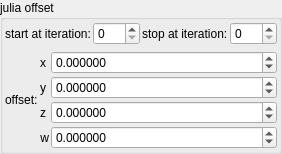
    <widget class="QGroupBox" name="groupBox">
     <property name="title">
      <string>julia offset</string>
     </property>
     <layout class="QVBoxLayout" name="verticalLayout_4">
      <property name="leftMargin">
       <number>2</number>
      </property>
      <property name="topMargin">
       <number>2</number>
      </property>
      <property name="rightMargin">
       <number>2</number>
      </property>
      <property name="bottomMargin">
       <number>2</number>
      </property>
      <item>
       <layout class="QGridLayout" name="gridLayout_69">
        <property name="spacing">
         <number>2</number>
        </property>
        <item row="1" column="1">
         <widget class="MySpinBox" name="spinboxInt_transf_start_iterations_S">
          <property name="sizePolicy">
           <sizepolicy hsizetype="Minimum" vsizetype="Maximum">
            <horstretch>0</horstretch>
            <verstretch>0</verstretch>
           </sizepolicy>
          </property>
          <property name="maximum">
           <number>999</number>
          </property>
         </widget>
        </item>
        <item row="1" column="0">
         <widget class="QLabel" name="label_260">
          <property name="text">
           <string>start at iteration:</string>
          </property>
         </widget>
        </item>
        <item row="1" column="2">
         <widget class="QLabel" name="label_268">
          <property name="text">
           <string>stop at iteration:</string>
          </property>
         </widget>
        </item>
        <item row="1" column="3">
         <widget class="MySpinBox" name="spinboxInt_transf_stop_iterations_S">
          <property name="sizePolicy">
           <sizepolicy hsizetype="Minimum" vsizetype="Maximum">
            <horstretch>0</horstretch>
            <verstretch>0</verstretch>
           </sizepolicy>
          </property>
          <property name="maximum">
           <number>999</number>
          </property>
         </widget>
        </item>
       </layout>
      </item>
      <item>
       <layout class="QGridLayout" name="gridLayout_39" columnstretch="0,0,1">
        <property name="spacing">
         <number>2</number>
        </property>
        <item row="2" column="2">
         <widget class="MyDoubleSpinBox" name="spinbox4_transf_addition_constant_0000_z">
          <property name="sizePolicy">
           <sizepolicy hsizetype="Minimum" vsizetype="Maximum">
            <horstretch>0</horstretch>
            <verstretch>0</verstretch>
           </sizepolicy>
          </property>
          <property name="font">
           <font>
            <weight>50</weight>
            <bold>false</bold>
           </font>
          </property>
          <property name="prefix">
           <string/>
          </property>
          <property name="suffix">
           <string/>
          </property>
          <property name="decimals">
           <number>6</number>
          </property>
          <property name="minimum">
           <double>-99.989999999999995</double>
          </property>
          <property name="maximum">
           <double>99.989999999999995</double>
          </property>
          <property name="singleStep">
           <double>0.100000000000000</double>
          </property>
         </widget>
        </item>
        <item row="1" column="2">
         <widget class="MyDoubleSpinBox" name="spinbox4_transf_addition_constant_0000_y">
          <property name="sizePolicy">
           <sizepolicy hsizetype="Minimum" vsizetype="Maximum">
            <horstretch>0</horstretch>
            <verstretch>0</verstretch>
           </sizepolicy>
          </property>
          <property name="font">
           <font>
            <weight>50</weight>
            <bold>false</bold>
           </font>
          </property>
          <property name="prefix">
           <string/>
          </property>
          <property name="suffix">
           <string/>
          </property>
          <property name="decimals">
           <number>6</number>
          </property>
          <property name="minimum">
           <double>-99.989999999999995</double>
          </property>
          <property name="maximum">
           <double>99.989999999999995</double>
          </property>
          <property name="singleStep">
           <double>0.100000000000000</double>
          </property>
         </widget>
        </item>
        <item row="2" column="1">
         <widget class="QLabel" name="label_143">
          <property name="text">
           <string notr="true">z</string>
          </property>
         </widget>
        </item>
        <item row="0" column="1">
         <widget class="QLabel" name="label_146">
          <property name="text">
           <string notr="true">x</string>
          </property>
         </widget>
        </item>
        <item row="1" column="1">
         <widget class="QLabel" name="label_141">
          <property name="text">
           <string notr="true">y</string>
          </property>
         </widget>
        </item>
        <item row="0" column="2">
         <widget class="MyDoubleSpinBox" name="spinbox4_transf_addition_constant_0000_x">
          <property name="sizePolicy">
           <sizepolicy hsizetype="Minimum" vsizetype="Maximum">
            <horstretch>0</horstretch>
            <verstretch>0</verstretch>
           </sizepolicy>
          </property>
          <property name="font">
           <font>
            <weight>50</weight>
            <bold>false</bold>
           </font>
          </property>
          <property name="prefix">
           <string/>
          </property>
          <property name="suffix">
           <string/>
          </property>
          <property name="decimals">
           <number>6</number>
          </property>
          <property name="minimum">
           <double>-99.989999999999995</double>
          </property>
          <property name="maximum">
           <double>99.989999999999995</double>
          </property>
          <property name="singleStep">
           <double>0.100000000000000</double>
          </property>
         </widget>
        </item>
        <item row="3" column="2">
         <widget class="MyDoubleSpinBox" name="spinbox4_transf_addition_constant_0000_w">
          <property name="sizePolicy">
           <sizepolicy hsizetype="Minimum" vsizetype="Maximum">
            <horstretch>0</horstretch>
            <verstretch>0</verstretch>
           </sizepolicy>
          </property>
          <property name="font">
           <font>
            <weight>50</weight>
            <bold>false</bold>
           </font>
          </property>
          <property name="prefix">
           <string/>
          </property>
          <property name="suffix">
           <string/>
          </property>
          <property name="decimals">
           <number>6</number>
          </property>
          <property name="minimum">
           <double>-99.989999999999995</double>
          </property>
          <property name="maximum">
           <double>99.989999999999995</double>
          </property>
          <property name="singleStep">
           <double>0.100000000000000</double>
          </property>
         </widget>
        </item>
        <item row="3" column="1">
         <widget class="QLabel" name="label_128">
          <property name="sizePolicy">
           <sizepolicy hsizetype="Preferred" vsizetype="Preferred">
            <horstretch>0</horstretch>
            <verstretch>0</verstretch>
           </sizepolicy>
          </property>
          <property name="text">
           <string notr="true">w</string>
          </property>
          <property name="alignment">
           <set>Qt::AlignRight|Qt::AlignTrailing|Qt::AlignVCenter</set>
          </property>
         </widget>
        </item>
        <item row="0" column="0" rowspan="4">
         <widget class="QLabel" name="label_276">
          <property name="text">
           <string>offset:</string>
          </property>
         </widget>
        </item>
       </layout>
      </item>
     </layout>
    </widget>
